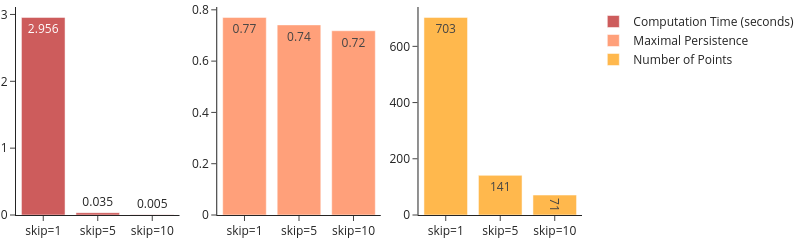

This figure's notebook cell:
### Code cell
ticket = ['skip=1', 'skip=5','skip=10']
computation_time=[2.956052065,0.034854889,0.005007029]

fig = make_subplots(
    rows=1, cols=3,
    column_widths=[0.3,0.3,0.3],
    row_heights=[1],
    specs=[[{"type": "bar"}, {"type": "bar"},{"type": "bar"}]])

# Add scattergeo globe map of volcano locations
fig.add_trace(go.Bar(
    x=ticket,
    y=computation_time,
    name='Computation Time (seconds)',
    text=[2.956,0.035,0.005],
    textposition='auto',
    marker_color='indianred'),
    row=1, col=1
)

# Add locations bar chart
fig.add_trace(
    go.Bar(x=ticket,
    y=[0.770462465,0.741294526,0.718456931],
    name='Maximal Persistence',
    text=[0.77,0.74,0.72],
    textposition='auto',
    marker_color='lightsalmon'),
    row=1, col=2
)

# Add 3d surface of volcano
fig.add_trace(go.Bar(
    x=ticket,
    y=[703,141,71],
    name='Number of Points',
    text=[703,141,71],
    textposition='auto',
    marker_color='#ffb84d'),
    row=1, col=3
)

fig.update_layout(
    width=800,
    height=200,
    margin=dict(r=1, t=1, b=1, l=1),
    template='simple_white',
)

fig.show()

### Figure 1 — Plotly figure (JSON) as saved in the notebook; plotly's stock layout.template omitted (floating-point values rounded to 4 significant figures)
{"data": [{"marker": {"color": "indianred"}, "name": "Computation Time (seconds)", "text": ["2.956", "0.035", "0.005"], "textposition": "auto", "type": "bar", "x": ["skip=1", "skip=5", "skip=10"], "xaxis": "x", "y": [2.956, 0.03485, 0.005007], "yaxis": "y"}, {"marker": {"color": "lightsalmon"}, "name": "Maximal Persistence", "text": ["0.77", "0.74", "0.72"], "textposition": "auto", "type": "bar", "x": ["skip=1", "skip=5", "skip=10"], "xaxis": "x2", "y": [0.7705, 0.7413, 0.7185], "yaxis": "y2"}, {"marker": {"color": "#ffb84d"}, "name": "Number of Points", "text": ["703", "141", "71"], "textposition": "auto", "type": "bar", "x": ["skip=1", "skip=5", "skip=10"], "xaxis": "x3", "y": [703, 141, 71], "yaxis": "y3"}], "layout": {"height": 200, "margin": {"b": 1, "l": 1, "r": 1, "t": 1}, "width": 800, "xaxis": {"anchor": "y", "domain": [0, 0.2889]}, "xaxis2": {"anchor": "y2", "domain": [0.3556, 0.6444]}, "xaxis3": {"anchor": "y3", "domain": [0.7111, 1]}, "yaxis": {"anchor": "x", "domain": [0, 1]}, "yaxis2": {"anchor": "x2", "domain": [0, 1]}, "yaxis3": {"anchor": "x3", "domain": [0, 1]}}}
